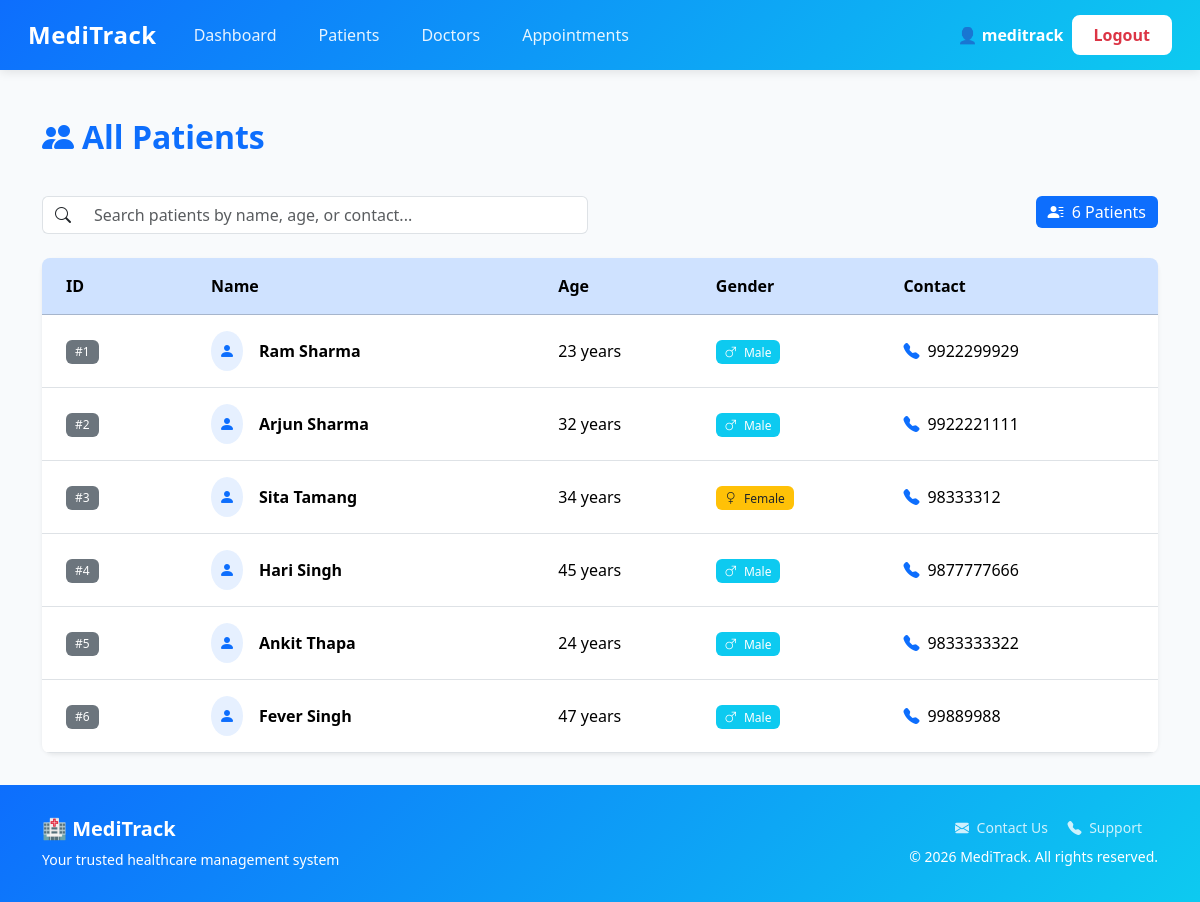
/patients/ (signed in), run on the app's committed database.
### hospital/models.py (models this page shows, shortened)
class Patient(models.Model):
    GENDER_CHOICES = [
        ('M', 'Male'),
        ('F', 'Female'),
        ('O', 'Other'),
    ]
    first_name = models.CharField(max_length=50)
    last_name = models.CharField(max_length=50)
    age = models.PositiveIntegerField()
    gender = models.CharField(max_length=1, choices=GENDER_CHOICES)
    phone = models.CharField(max_length=15, unique=True)
    email = models.EmailField(unique=True)
    address = models.TextField()
    date_registered = models.DateTimeField(auto_now_add=True)

### hospital/views.py (the view)
# urls.py: path('patients/', views.patient_list, name='patient_list'),
@login_required
def patient_list(request):
    user = request.user
    if user.is_superuser:
        patients = Patient.objects.all()
    elif user.is_staff:
        doctor = Doctor.objects.filter(user=user).first()
        appointments = Appointment.objects.filter(doctor=doctor)
        patient_ids = appointments.values_list('patient', flat=True)
        patients = Patient.objects.filter(id__in=patient_ids)
    else:
        return redirect('patient_dashboard')
    return render(request, 'hospital/patient_list.html', {'patients': patients})

### hospital/templates/hospital/patient_list.html (shortened to what this page needs)
{% extends 'hospital/base.html' %}
{% block content %}
<div class="container mt-5">
    <div class="row mb-4">
        <div class="col-12">
            <h2 class="fw-bold text-primary mb-3">
                <i class="bi bi-people-fill me-2"></i>All Patients
            </h2>
        </div>
    </div>
    <div class="row mb-4">
        <div class="col-md-6">
            <div class="input-group">
                <span class="input-group-text bg-white border-end-0">
                    <i class="bi bi-search"></i>
                </span>
                <input type="text" id="patientSearch" class="form-control border-start-0"
                    placeholder="Search patients by name, age, or contact...">
            </div>
        </div>
        <div class="col-md-6 text-end">
            <span class="badge bg-primary fs-6">
                <i class="bi bi-person-lines-fill me-1"></i>
                <span id="patientCount">{{ patients|length }}</span> Patient{{ patients|length|pluralize }}
            </span>
        </div>
    </div>
    <div class="card border-0 shadow-sm">
        <div class="card-body p-0">
            <div class="table-responsive">
                <table class="table table-hover align-middle mb-0" id="patientTable">
                    <thead class="table-primary">
                        <tr>
                            <th class="px-4 py-3">ID</th>
                            <th class="py-3">Name</th>
                            <th class="py-3">Age</th>
                            <th class="py-3">Gender</th>
                            <th class="py-3">Contact</th>
                        </tr>
                    </thead>
                    <tbody>
                        {% for patient in patients %}
                        <tr>
                            <td class="px-4 py-3">
                                <span class="badge bg-secondary">#{{ patient.id }}</span>
                            </td>
                            <td class="py-3">
                                <div class="d-flex align-items-center">
                                    <div class="bg-primary bg-opacity-10 rounded-circle p-2 me-3">
                                        <i class="bi bi-person-fill text-primary"></i>
                                    </div>
                                    <span class="fw-semibold">{{ patient.first_name }} {{ patient.last_name }}</span>
                                </div>
                            </td>
                            <td class="py-3">{{ patient.age }} years</td>
                            <td class="py-3">
                                <span
                                    class="badge {% if patient.gender == 'M' %}bg-info{% else %}bg-warning text-dark{% endif %}">
                                    <i
                                        class="bi bi-{% if patient.gender == 'M' %}gender-male{% else %}gender-female{% endif %} me-1"></i>
                                    {{ patient.get_gender_display }}
                                </span>
                            </td>
                            <td class="py-3">
                                <i class="bi bi-telephone-fill text-primary me-2"></i>{{ patient.phone }}
                            </td>
                        </tr>
                        {% endfor %}
                    </tbody>
                </table>
            </div>
        </div>
    </div>
</div>
{% endblock %}

### hospital/templates/hospital/base.html (shortened to what this page needs)
<!DOCTYPE html>
<html lang="en">
<head>
    <link href="https://cdn.jsdelivr.net/npm/bootstrap@5.3.2/dist/css/bootstrap.min.css" rel="stylesheet">
    <link rel="stylesheet" href="https://cdn.jsdelivr.net/npm/bootstrap-icons@1.11.1/font/bootstrap-icons.css">
</head>
<body>
    <nav class="navbar navbar-expand-lg navbar-dark">
        <div class="container-fluid">
            <a class="navbar-brand text-white" href="{% url 'landing_page' %}">MediTrack</a>
            <div class="collapse navbar-collapse" id="navbarNav">
                <ul class="navbar-nav me-auto">
                    {% if user.is_authenticated %}
                    {% if user.is_staff and not user.is_superuser %}
                    <li class="nav-item"><a class="nav-link" href="{% url 'doctor_dashboard' %}">My Patients</a></li>
                    {% elif user.is_superuser %}
                    <li class="nav-item"><a class="nav-link" href="{% url 'home' %}">Dashboard</a></li>
                    <li class="nav-item"><a class="nav-link" href="{% url 'patient_list' %}">Patients</a></li>
                    <li class="nav-item"><a class="nav-link" href="{% url 'doctor_list' %}">Doctors</a></li>
                    <li class="nav-item"><a class="nav-link" href="{% url 'appointment_list' %}">Appointments</a></li>
                    {% endif %}
                    {% endif %}
                </ul>
                <ul class="navbar-nav ms-auto align-items-center">
                    {% if user.is_authenticated %}
                    <li class="nav-item me-2">
                        <span class="navbar-text text-white">
                            👤 {{ user.username }}
                        </span>
                    </li>
                    <li class="nav-item">
                        <form method="post" action="{% url 'logout' %}" class="d-inline">
                            <button type="submit" class="btn btn-logout">Logout</button>
                        </form>
                    </li>
                    {% else %}
                    <li class="nav-item">
                        <a href="{% url 'login' %}" class="btn btn-login">Login</a>
                    </li>
                    {% endif %}
                </ul>
            </div>
        </div>
    </nav>
    <div class="content-wrapper">
        {% block content %}
        {% endblock %}
    </div>
    <footer class="mt-auto">
        <div class="container">
            <div class="row">
                <div class="col-md-6 text-center text-md-start mb-3 mb-md-0">
                    <h5 class="fw-bold">🏥 MediTrack</h5>
                    <p class="mb-0 small">Your trusted healthcare management system</p>
                </div>
                <div class="col-md-6 text-center text-md-end">
                    <p class="mb-2 small">
                        <a href="mailto:contact@meditrack.com" class="me-3"><i class="bi bi-envelope-fill me-1"></i>
                            Contact Us</a>
                        <a href="#" class="me-3"><i class="bi bi-telephone-fill me-1"></i> Support</a>
                    </p>
                    <p class="mb-0 small">&copy; 2026 MediTrack. All rights reserved.</p>
                </div>
            </div>
        </div>
    </footer>
</body>
</html>

### hospital/templates/hospital/base.html (style rules this page uses)
:root { --primary-color: #0d6efd; --primary-dark: #0a58ca; --secondary-color: #6c757d; --success-color: #198754; --info-color: #0dcaf0; --warning-color: #ffc107; --danger-color: #dc3545; --light-bg: #f8f9fa; --card-shadow: 0 0.125rem 0.25rem rgba(0, 0, 0, 0.075); --card-shadow-hover: 0 0.5rem 1rem rgba(0, 0, 0, 0.15); }
* { scroll-behavior: smooth; }
body { background-color: #f8fafc; font-family: 'Segoe UI', Tahoma, Geneva, Verdana, sans-serif; min-height: 100vh; display: flex; flex-direction: column; }
.navbar { background: linear-gradient(135deg, #0d6efd 0%, #0dcaf0 100%); box-shadow: 0 2px 10px rgba(0, 0, 0, 0.1); padding: 0.75rem 1rem; }
.navbar-brand { font-weight: 700; font-size: 1.5rem; letter-spacing: 0.5px; transition: transform 0.3s ease; }
.navbar-nav .nav-link { color: rgba(255, 255, 255, 0.9) !important; font-weight: 500; margin: 0 5px; padding: 8px 16px !important; border-radius: 8px; transition: all 0.3s ease; }
.navbar-text { font-weight: 600; color: #fff !important; }
.btn-logout { background-color: #fff; color: #dc3545; border: 2px solid #fff; font-weight: 600; padding: 6px 20px; border-radius: 8px; transition: all 0.3s ease; }
.content-wrapper { flex: 1; padding-bottom: 2rem; }
footer { background: linear-gradient(135deg, #0d6efd 0%, #0dcaf0 100%); color: white; padding: 2rem 0; margin-top: auto; }
footer a { color: rgba(255, 255, 255, 0.8); text-decoration: none; transition: color 0.3s ease; }
.card { border: none; border-radius: 12px; box-shadow: var(--card-shadow); transition: all 0.3s ease; }
.table { border-radius: 8px; overflow: hidden; }
.badge { padding: 0.5em 0.75em; font-weight: 500; }

### data on the page
Patient: id "1", first_name "Ram", last_name "Sharma", age "23", gender "Male", phone "9922299929"
Patient: id "2", first_name "Arjun", last_name "Sharma", age "32", gender "Male", phone "9922221111"
Patient: id "3", first_name "Sita", last_name "Tamang", age "34", gender "Female", phone "98333312"
Patient: id "4", first_name "Hari", last_name "Singh", age "45", gender "Male", phone "9877777666"
Patient: id "5", first_name "Ankit", last_name "Thapa", age "24", gender "Male", phone "9833333322"
Patient: id "6", first_name "Fever", last_name "Singh", age "47", gender "Male", phone "99889988"

### other printed values
{{ user.username }} "meditrack"
{{ patients|length }} "6"
